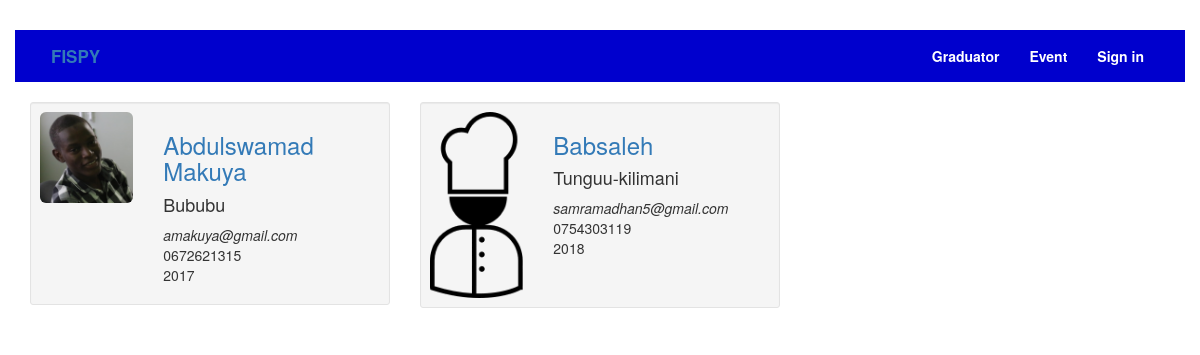
Page /graduators/ on the committed database.
### graduators/models.py (models this page shows, shortened)
class graduator(models.Model):
    FullName = models.CharField(max_length=20,null=True)
    PersonalDescription = models.TextField(max_length=200,null=True)
    age = models.CharField(max_length=20,null=True)
    image = models.FileField(max_length=200,null=True)
    email = models.CharField(max_length=30,null=True)
    phone = models.CharField(max_length=30,null=True)
    adress = models.CharField(max_length=30,null=True)
    HighestEducation=models.CharField(max_length=30,null=True)
    graduationYear = models.CharField(max_length=30,null=True)
    Employed = models.BooleanField(default=False)

### graduators/views.py (the view)
# urls.py: url(r'^graduators/$' , views.newname, name='graduator'),
def newname(request):
    all_graduators = graduator.objects.all()
    context = { 'all_graduators' : all_graduators, }
    return render(request, 'graduators/graduatorsmanifest3.html',context )

### graduators/templates/graduators/graduatorsmanifest3.html
<!DOCTYPE html>
{% load staticfiles %}
		<html>
				<head>
            <link rel="stylesheet" type="text/css" href="{% static 'graduators/styles/bootstrap.min.css' %}">
					  <link rel="stylesheet" type="text/css" href="{% static 'graduators/index.css' %}">
						<link rel="stylesheet" href="http://maxcdn.bootstrapcdn.com/bootstrap/3.3.6/css/bootstrap.min.css">
				</head>
				<body>
					<div class="container-fluid">
							<header>
									<nav class="navbar container-fluid">
											<div class="container-fluid">
														<div class="navbar-header">
																<span class="navbar-brand"><a href="">FISPY</a></span>
														</div>
														<ul class="nav navbar-nav navbar-right">
															<li><a href="#">Graduator</a></li>
															<li><a href="#">Event</a></li>
															<li><a href="#">Sign in	</a></li>
														</ul>
											</div>
									</nav>
							</header>
						</div>
            <div class="container">
                <div class="row">
									{% for graduator in all_graduators %}
                    <div class="col-xs-12 col-sm-6 col-md-4">
                        <div class="well well-sm">
                            <div class="row">
                                <div class="col-sm-6 col-md-4">
                                    <img src="{{graduator.image.url}}" alt="" class="img-rounded img-responsive" />
                                </div>
                                <div class="col-sm-6 col-md-8">
                                    <a href="{{graduator.id}}"><h3>{{graduator.FullName}}</h3></a>
                                    <h4>{{graduator.adress}}</h4>
                                    <p>
                                        <i>{{graduator.email}}<br /></i>
                                        {{graduator.phone}}<br />
                                        {{graduator.graduationYear}}</p>
                                </div>
                            </div>
                        </div>
                    </div>
										{% endfor %}
                </div>
            </div>
</body>
</html>

### graduators/static/graduators/index.css (style rules this page uses)
body { margin:0; padding:0; }
header { background-color:mediumblue; }
.container-fluid { margin:0; padding:0; }
nav .container-fluid { padding:0 10px 0 20px; }
nav .container-fluid .navbar-header span,nav .container-fluid .navbar-header span:hover { color:white; font-size:17px; font-weight:bold; }
.navbar ul { margin:0; padding:0; }
.navbar ul li a { color:white; font-weight:bold; }
body { padding-top:30px; }

### rows in the picture
graduator: image (picture), FullName "Abdulswamad Makuya", adress "Bububu", email "amakuya@gmail.com", phone "0672621315", graduationYear "2017"
graduator: image (picture), FullName "Babsaleh", adress "Tunguu-kilimani", email "samramadhan5@gmail.com", phone "0754303119", graduationYear "2018"
